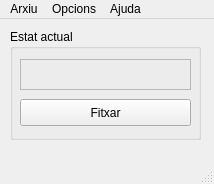
<?xml version="1.0" encoding="UTF-8"?>
<ui version="4.0">
 <class>MainWindow</class>
 <widget class="QMainWindow" name="MainWindow">
  <property name="geometry">
   <rect>
    <x>0</x>
    <y>0</y>
    <width>214</width>
    <height>184</height>
   </rect>
  </property>
  <property name="windowTitle">
   <string>MainWindow</string>
  </property>
  <property name="windowIcon">
   <iconset>
    <normaloff>../images/window_icon.png</normaloff>../images/window_icon.png</iconset>
  </property>
  <widget class="QWidget" name="centralwidget">
   <widget class="QGroupBox" name="groupBox">
    <property name="geometry">
     <rect>
      <x>10</x>
      <y>10</y>
      <width>191</width>
      <height>111</height>
     </rect>
    </property>
    <property name="styleSheet">
     <string notr="true"/>
    </property>
    <property name="title">
     <string>Estat actual</string>
    </property>
    <widget class="QLabel" name="statusLabel">
     <property name="geometry">
      <rect>
       <x>10</x>
       <y>30</y>
       <width>171</width>
       <height>31</height>
      </rect>
     </property>
     <property name="statusTip">
      <string>Estat actual del fitxatge</string>
     </property>
     <property name="styleSheet">
      <string notr="true"/>
     </property>
     <property name="frameShape">
      <enum>QFrame::StyledPanel</enum>
     </property>
     <property name="frameShadow">
      <enum>QFrame::Raised</enum>
     </property>
     <property name="text">
      <string/>
     </property>
     <property name="alignment">
      <set>Qt::AlignCenter</set>
     </property>
    </widget>
    <widget class="QPushButton" name="signButton">
     <property name="geometry">
      <rect>
       <x>10</x>
       <y>70</y>
       <width>171</width>
       <height>27</height>
      </rect>
     </property>
     <property name="statusTip">
      <string>Canviar estat actual</string>
     </property>
     <property name="text">
      <string>Fitxar</string>
     </property>
    </widget>
   </widget>
  </widget>
  <widget class="QMenuBar" name="menubar">
   <property name="geometry">
    <rect>
     <x>0</x>
     <y>0</y>
     <width>214</width>
     <height>24</height>
    </rect>
   </property>
   <widget class="QMenu" name="menuArxiu">
    <property name="title">
     <string>Arxiu</string>
    </property>
    <addaction name="exitMenu"/>
   </widget>
   <widget class="QMenu" name="menuOpcions">
    <property name="title">
     <string>Opcions</string>
    </property>
    <addaction name="prefMenu"/>
   </widget>
   <widget class="QMenu" name="menuAjuda">
    <property name="title">
     <string>Ajuda</string>
    </property>
    <addaction name="quantaMenu"/>
   </widget>
   <addaction name="menuArxiu"/>
   <addaction name="menuOpcions"/>
   <addaction name="menuAjuda"/>
  </widget>
  <widget class="QStatusBar" name="statusbar"/>
  <action name="exitMenu">
   <property name="text">
    <string>Sortir</string>
   </property>
   <property name="statusTip">
    <string>Sortir del programa</string>
   </property>
   <property name="shortcut">
    <string>Esc</string>
   </property>
  </action>
  <action name="prefMenu">
   <property name="text">
    <string>Preferències</string>
   </property>
   <property name="statusTip">
    <string>Configurar paràmetres</string>
   </property>
   <property name="shortcut">
    <string>Ctrl+S</string>
   </property>
  </action>
  <action name="quantaMenu">
   <property name="text">
    <string>Quant a...</string>
   </property>
  </action>
 </widget>
 <resources/>
 <connections/>
</ui>
